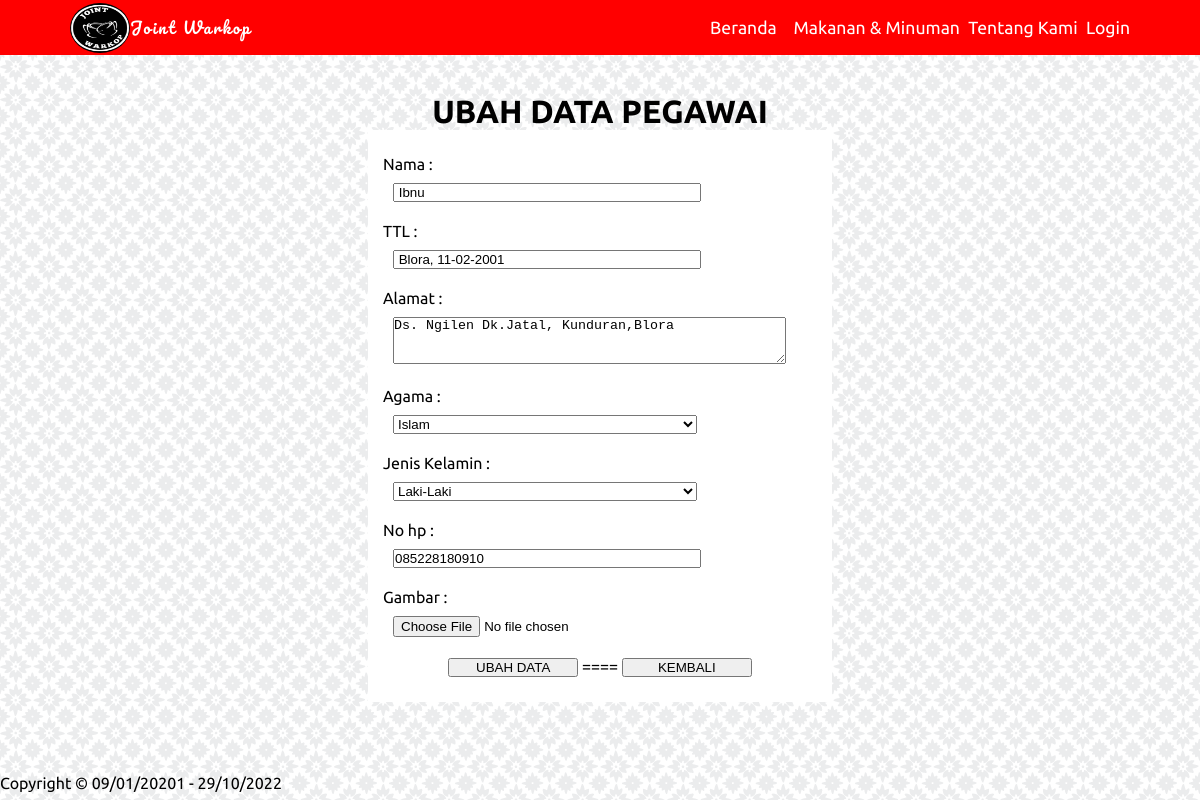
/admin/crudpegawai/ubah.php?id=1, run on the app's committed database.
### tables this page shows
CREATE TABLE `pegawai` (
  `id_pegawai` int(5) NOT NULL AUTO_INCREMENT,
  `nama` varchar(25) DEFAULT NULL,
  `ttl` varchar(30) DEFAULT NULL,
  `alamat` varchar(150) DEFAULT NULL,
  `agama` enum('Islam','Kristen','Hindu','Budha') DEFAULT NULL,
  `jns_kelamin` enum('Laki-Laki','Perempuan') DEFAULT NULL,
  `nohp` char(13) DEFAULT NULL,
  `gambar` varchar(150) DEFAULT NULL,
  PRIMARY KEY (`id_pegawai`)
);

### function.php (called while the page is built, shortened)
<?php
$conn = mysqli_connect("localhost", "root", "", "jointwarkop");
function query($query){
	global  $conn;
	$result = mysqli_query($conn, $query);
	$rows = [];
	while ( $row = mysqli_fetch_assoc($result) ) {
		$rows[] = $row;
	}
	return $rows;
}
?>

### admin/crudpegawai/ubah.php (the view, shortened to what this page needs)
<?php
require '../../function.php';
$id = $_GET["id"];
$pegawai = query("SELECT * FROM pegawai WHERE id_pegawai = $id")[0];
?>
<!DOCTYPE html>
<html>
<head>
	<link rel="stylesheet" type="text/css" href="../../style.css">
</head>
<body>
	<nav>
		<div class="logo">
			<img class="glogo" src="../../gambar/logo.jpg" align="left" usemap="#Home"> <p><a href="../index.php">Joint Warkop</a></p>
		</div>
		<ul>
			<li><a href="../index.php"> Beranda </li>
			<li><a href="../mkmn.php"> Makanan & Minuman </a></li>
			<li><a href="../tentang.php"> Tentang Kami </a></li>
			<li><a href="../../login.php"> Login </a></li>
		</ul>
	</nav>
	<br>
  <div class="konten" align="center">
	<h1>UBAH DATA PEGAWAI</h1>
	<form action="" method="post" enctype="multipart/form-data">
	<table border="0" cellpadding="10" cellspacing="5" style="background-color: white; width: 40%; padding: 10px;">
		<tr>
			<td style="text-align: left;">
			<ul style="list-style: none;">
			<li style="margin: 10px 0;">
				<label for="nama"> Nama : </label> <br>
				<input type="text" name="nama" id="nama" required autocomplete="off" style="margin: 10px; width: 70%; " value=" <?= $pegawai["nama"] ?> ">
			</li>
			<li style="margin: 10px 0;">
				<label for="ttl"> TTL : </label> <br>
				<input type="text" name="ttl" id="ttl" required autocomplete="off" style="margin: 10px; width: 70%; " value=" <?= $pegawai["ttl"] ?> ">
			</li>
			<li style="margin-top: 0;">
				<label for="alamat"> Alamat : </label><br>
				<textarea name="alamat" id="alamat" rows="3" cols="47" style="margin: 10px;"><?=$pegawai["alamat"]?> </textarea>
			</li>
			<li style="margin: 10px 0;">
				<label for="agama"> Agama : </label><br>
				 <select name="agama" id="agama" style="width: 70%; margin: 10px;">
					<option value="Islam">Islam</option>
				 </select>
			</li>
			<li style="margin: 10px 0;">
				<label for="jns_kelamin"> Jenis Kelamin : </label><br>
				 <select name="jns_kelamin" id="jns_kelamin" style="width: 70%; margin: 10px;">
					<option value="Laki-Laki">Laki-Laki</option>
				 </select>
			</li>
			<li style="margin: 10px 0;">
				<label for="nohp"> No hp : </label><br>
				<input type="text" name="nohp" id="nohp" s autocomplete="off" style="margin: 10px; width: 70%;" value="<?=$pegawai["nohp"]?>">
			</li>
			<li style="margin: 10px 0;">
				<label for="gambar"> Gambar : </label><br>
				<input type="file" name="gambar" id="gambar" s autocomplete="off" style="margin: 10px; width: 70%;"  value="<?=$pegawai["gambar"]?>">
			</li>
			<li style="margin: 10px 0;  text-align: center;">
				<button type="submit" name="submit" style="width: 30%;"> UBAH DATA </button> ====
				<button type="submit" name="submit" style="width: 30%; "><a href="../tentang.php" style="text-decoration: none; color: black;"> KEMBALI </a></button>
			</li>
		</ul>
		</td>
	</tr>
	</table>
	</form>
</div>
<div class="footer">
	<br><br><br><br>
	Copyright &copy; 09/01/20201 - <?php echo date("d/m/Y"); ?>
</div>
</body>
</html>

### style.css (style rules this page uses)
* { margin: 0; padding: 0; }
body { font-family: 'Ubuntu', sans-serif; background-color: white; background-image: url(gambar/moroccan-flower.png); }
nav { display: flex; background-color: red; justify-content: space-around; color: white; height: 55px; align-items: center; }
nav .logo { font-family: 'Pacifico', cursive; letter-spacing: 2px; width: 500px; }
p { padding-top: 10px; }
p a { text-decoration: none; color: white; }
nav .glogo { width: 60px; height: 50px; border-radius: 50%; }
nav ul { display: flex; list-style: none; width: 35%; justify-content: space-between; }
nav ul li a { color: white; text-decoration: none; font-size: 1.1em; }
.konten { margin-top: 20px; margin-left: 20px; margin-right: 20px; }
.footer { bottom: 0px; }
td { text-align: center; vertical-align: middle; text-decoration-style: bold; }

### data on the page
pegawai: nama "Ibnu", ttl "Blora, 11-02-2001", alamat "Ds. Ngilen Dk.Jatal, Kunduran,Blora", nohp "085228180910"
